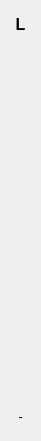
  <widget class="QWidget" name="verticalLayoutWidget_13">
   <property name="geometry">
    <rect>
     <x>1210</x>
     <y>80</y>
     <width>41</width>
     <height>441</height>
    </rect>
   </property>
   <layout class="QVBoxLayout" name="verticalLayout_22">
    <item>
     <widget class="QLabel" name="label_col_l">
      <property name="font">
       <font>
        <pointsize>12</pointsize>
        <bold>true</bold>
       </font>
      </property>
      <property name="text">
       <string>L</string>
      </property>
      <property name="alignment">
       <set>Qt::AlignCenter</set>
      </property>
     </widget>
    </item>
    <item>
     <widget class="QLabel" name="label_al">
      <property name="text">
       <string/>
      </property>
      <property name="alignment">
       <set>Qt::AlignCenter</set>
      </property>
     </widget>
    </item>
    <item>
     <widget class="QLabel" name="label_bl">
      <property name="text">
       <string/>
      </property>
      <property name="alignment">
       <set>Qt::AlignCenter</set>
      </property>
     </widget>
    </item>
    <item>
     <widget class="QLabel" name="label_cl">
      <property name="text">
       <string/>
      </property>
      <property name="alignment">
       <set>Qt::AlignCenter</set>
      </property>
     </widget>
    </item>
    <item>
     <widget class="QLabel" name="label_dl">
      <property name="text">
       <string/>
      </property>
      <property name="alignment">
       <set>Qt::AlignCenter</set>
      </property>
     </widget>
    </item>
    <item>
     <widget class="QLabel" name="label_el">
      <property name="text">
       <string/>
      </property>
      <property name="alignment">
       <set>Qt::AlignCenter</set>
      </property>
     </widget>
    </item>
    <item>
     <widget class="QLabel" name="label_fl">
      <property name="text">
       <string/>
      </property>
      <property name="alignment">
       <set>Qt::AlignCenter</set>
      </property>
     </widget>
    </item>
    <item>
     <widget class="QLabel" name="label_gl">
      <property name="text">
       <string/>
      </property>
      <property name="alignment">
       <set>Qt::AlignCenter</set>
      </property>
     </widget>
    </item>
    <item>
     <widget class="QLabel" name="label_hl">
      <property name="text">
       <string/>
      </property>
      <property name="alignment">
       <set>Qt::AlignCenter</set>
      </property>
     </widget>
    </item>
    <item>
     <widget class="QLabel" name="label_il">
      <property name="text">
       <string/>
      </property>
      <property name="alignment">
       <set>Qt::AlignCenter</set>
      </property>
     </widget>
    </item>
    <item>
     <widget class="QLabel" name="label_jl">
      <property name="text">
       <string/>
      </property>
      <property name="alignment">
       <set>Qt::AlignCenter</set>
      </property>
     </widget>
    </item>
    <item>
     <widget class="QLabel" name="label_kl">
      <property name="text">
       <string/>
      </property>
      <property name="alignment">
       <set>Qt::AlignCenter</set>
      </property>
     </widget>
    </item>
    <item>
     <widget class="QLabel" name="label_ll">
      <property name="text">
       <string>-</string>
      </property>
      <property name="alignment">
       <set>Qt::AlignCenter</set>
      </property>
     </widget>
    </item>
   </layout>
  </widget>
